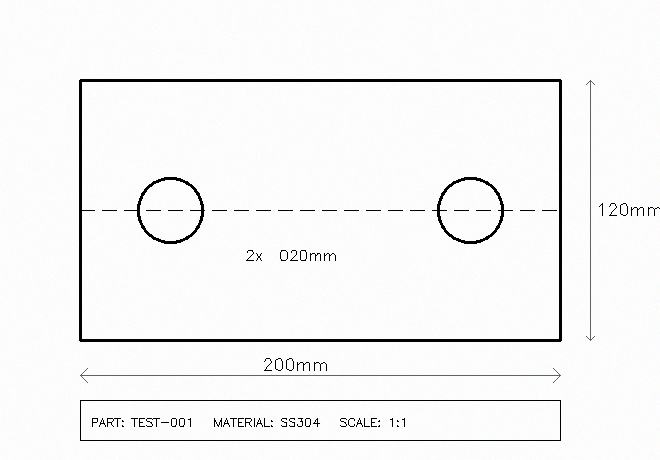
#> input picture evals/case-01/test_drawing.png, 660 x 460 px
$ python -i ai_enhancer.py   (imports and definitions only)
#> lines starting #> are read from the running program, lines starting #| are printed output that depends on the picture
"""AI-style image enhancer — edge-aware preprocessing for clearer vectorization.

Techniques used (all open-source, no API calls):
  - Bilateral filtering  — denoises while preserving sharp edges
  - Mean Shift          — smooths flat regions, keeps boundaries intact
  - Morphological ops   — closes small gaps between fragmented contours

Result: cleaner binary masks with crisper, more connected paths → better DXF output.
"""
from __future__ import annotations

from dataclasses import dataclass

import cv2
import numpy as np


@dataclass
class AIEnhancerConfig:
    """Configuration for AI-style image enhancement."""

    bilateral_d: int = 9
    bilateral_sigma_color: float = 75.0
    bilateral_sigma_space: float = 75.0
    mean_shift_spatial_radius: int = 7
    mean_shift_color_delta: float = 20.0
    morph_kernel_size: int = 3


class AIEnhancer:
    """Edge-aware image enhancer for preprocessing before vectorization.

    Usage::

        enhancer = AIEnhancer()
        enhanced = enhancer.process(gray_image)
    """

    def __init__(self, cfg: AIEnhancerConfig | None = None) -> None:
        self.cfg = cfg or AIEnhancerConfig()

    def process(self, img_gray: np.ndarray) -> np.ndarray:
        """Apply full enhancement pipeline."""
        return enhance(img_gray, self.cfg)

    def __repr__(self) -> str:
        return f"AIEnhancer({self.cfg})"


def enhance(
    img_gray: np.ndarray,
    cfg: AIEnhancerConfig | None = None,
    bilateral_d: int = 9,
    bilateral_sigma_color: float = 75.0,
    bilateral_sigma_space: float = 75.0,
    mean_shift_spatial_radius: int = 7,
    mean_shift_color_delta: float = 20.0,
    morph_kernel_size: int = 3,
) -> np.ndarray:
    """Apply AI-style edge-aware enhancement to a grayscale image.

    Args:
        img_gray: Input grayscale image (uint8 or uint16).
        cfg: AIEnhancerConfig dataclass with all parameters. When provided,
            individual parameter arguments are ignored.
        bilateral_d: Diameter of pixel neighbourhood for bilateral filter.
            Higher = more smoothing. Typical 5-15.
        bilateral_sigma_color: Color-space sigma. Higher = more colors considered.
        bilateral_sigma_space: Coordinate-space sigma. Higher = farther pixels mix.
        mean_shift_spatial_radius: Window radius for mean shift (set 0 to skip).
        mean_shift_color_delta: Minimum color distance for mean shift.
        morph_kernel_size: Size of morphological closing kernel (set 0 to skip).

    Returns:
        Enhanced grayscale uint8 image.
    """
#> called with bilateral_d = 9, bilateral_sigma_color = 75, bilateral_sigma_space = 75, mean_shift_spatial_radius = 7, mean_shift_color_delta = 20, morph_kernel_size = 3
    if cfg is not None:
        d = max(1, cfg.bilateral_d)
        sc = max(1.0, cfg.bilateral_sigma_color)
        ss = max(1.0, cfg.bilateral_sigma_space)
        ms_radius = max(1, cfg.mean_shift_spatial_radius)
        ms_delta = max(1, cfg.mean_shift_color_delta)
        morph_k = max(1, cfg.morph_kernel_size)
    else:
        d = max(1, bilateral_d)
        sc = max(1.0, bilateral_sigma_color)
        ss = max(1.0, bilateral_sigma_space)
        ms_radius = max(1, mean_shift_spatial_radius)
        ms_delta = max(1, mean_shift_color_delta)
        morph_k = max(1, morph_kernel_size)

    result = img_gray.astype(np.float32)

    # Stage 1: Bilateral filtering — edge-aware denoising
    result = cv2.bilateralFilter(result.astype(np.uint8), d, sc, ss)
    result = result.astype(np.float32)

    # Stage 2: Mean shift — smooth textures while keeping edges
    try:
        result = _mean_shift(result, ms_radius, ms_delta)
    except Exception:
        pass

    # Stage 3: Morphological closing — bridge small contour gaps
    if morph_k > 0:
        kernel = np.ones((morph_k, morph_k), np.uint8)
        result = result.astype(np.uint8)
        result = cv2.morphologyEx(result, cv2.MORPH_CLOSE, kernel)
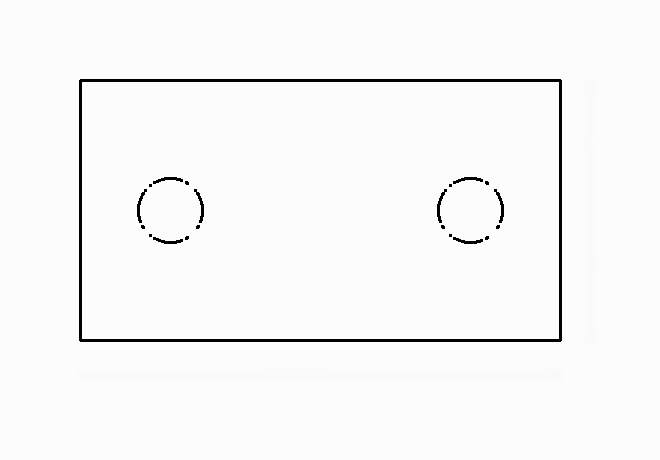
#> result: shape (460, 660); min 1, max 252, mean 247.5
        result = result.astype(np.float32)

    return np.clip(result, 0, 255).astype(np.uint8)


def _mean_shift(img: np.ndarray, spatial_radius: int, color_delta: int) -> np.ndarray:
    """Apply mean shift smoothing using bilateral filter as fast approximation."""
    return cv2.bilateralFilter(
        img.astype(np.uint8),
        d=spatial_radius * 2 + 1,
        sigmaColor=float(color_delta),
        sigmaSpace=float(spatial_radius),
    )

>>> import cv2
>>> picture = cv2.imread('../../evals/case-01/test_drawing.png', cv2.IMREAD_GRAYSCALE)
>>> result = AIEnhancer().process(picture)
